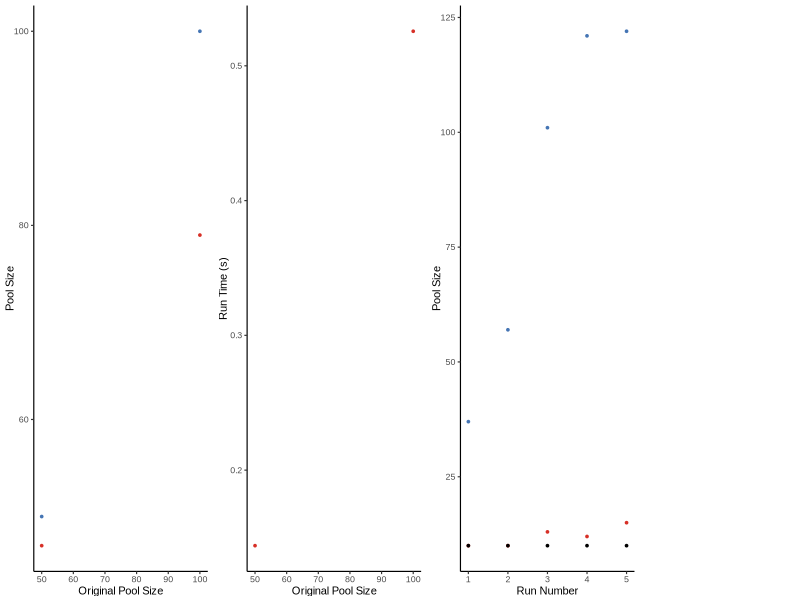
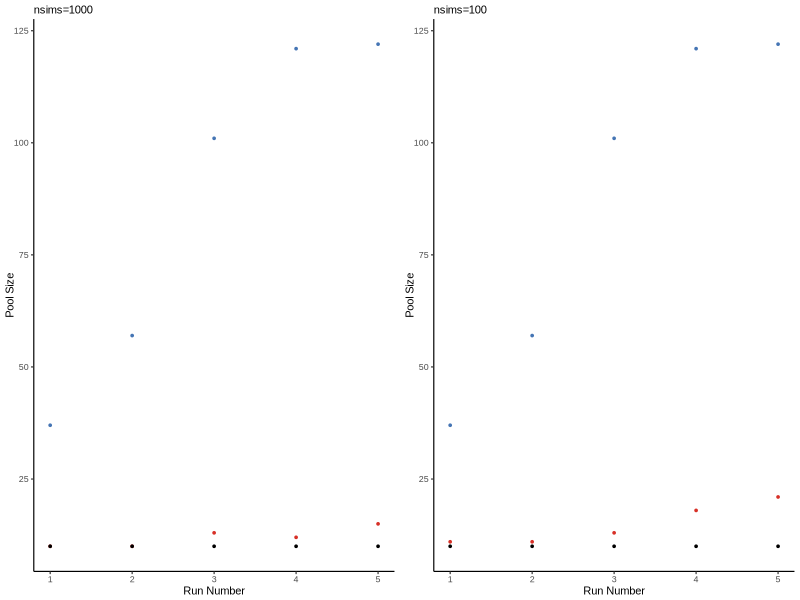

Write R code to recreate these figures, in order.

library(ggplot2)
library(readxl)
library(dplyr)


plotoligocompressor <-  function() {
  font_size=8
  font="Arial"
  line_size=.4
  point_size=0.6
  red="#d73027"
  blue="#4575b4"
  poolsizedata <- read.csv('oligo_compressor_benchmark.csv')
  poolsizedata$timeMin=poolsizedata$time/60
  recompdata <- read.csv('recompression_experiments.csv')
  recompdata <- recompdata[order(recompdata$decompressedsize), ]
  recompdata$order <- c(1:nrow(recompdata))
  recompdata$efficiency <- (recompdata$decompressedsize-recompdata$recompressedsize)/(recompdata$decompressedsize-recompdata$poolsize)
  meaneff <- mean(recompdata$efficiency)
  plot1 <- ggplot(poolsizedata)+
    ggplot2::geom_point(aes(x=poolsize,y=compressedsize),color=red,size=point_size) +
    ggplot2::geom_point(aes(x=poolsize,y=poolsize),color=blue,size=point_size)+
    ggplot2::xlab("Original Pool Size") +
    ggplot2::ylab("Pool Size") +
    ggplot2::theme_classic(base_size=font_size,base_family = font,base_line_size=line_size)
  plot2 <- ggplot(recompdata)+
    ggplot2::geom_point(aes(x=order,y=recompressedsize),color=red,size=point_size)+
    ggplot2::geom_point(aes(x=order,y=poolsize), color="black",size=point_size)+
    ggplot2::geom_point(aes(x=order,y=decompressedsize),color=blue,size=point_size)+
    ggplot2::theme_classic(base_size=font_size,base_family = font,base_line_size=line_size)+
    ggplot2::xlab("Run Number") +
    ggplot2::ylab("Pool Size") 
  
  plot3 <-  ggplot(poolsizedata)+
    ggplot2::geom_point(aes(x=poolsize,y=timeMin),color=red,size=point_size)+
    ggplot2::xlab("Original Pool Size") +
    ggplot2::ylab("Run Time (s)") +
    ggplot2::theme_classic(base_size=font_size,base_family = font,base_line_size=line_size)
  print("Mean Efficiency")
  meaneff
  cowplot::plot_grid(plot1,plot3,plot2,NULL,rel_widths = c(1,1,1,.75),nrow=1,align="vh")
  ggsave("Figure2.tiff",width=5.5,height=5.5/3.75,dpi=300,units="in")
}


plotrecompression <- function(){
  font_size=8
  font="Arial"
  line_size=.4
  point_size=0.6
  red="#d73027"
  blue="#4575b4"
  recomp1000 <- read.csv('recompression_experiments.csv')
  recomp1000 <- recomp1000[order(recomp1000$decompressedsize), ]
  recomp1000$order <- c(1:nrow(recomp1000))
  recomp1000 <- recomp1000[1:(nrow(recomp1000)), ]
  plot1 <- ggplot(recomp1000)+
    ggplot2::geom_point(aes(x=order,y=recompressedsize),color=red,size=point_size)+
    ggplot2::geom_point(aes(x=order,y=poolsize),color="black",size=point_size)+
    ggplot2::geom_point(aes(x=order,y=decompressedsize),color=blue,size=point_size)+
    ggplot2::theme_classic(base_size=font_size,base_family = font,base_line_size=line_size)+
    ggplot2::xlab("Run Number")+
    ggplot2::ylab("Pool Size")+
    ggplot2::labs(subtitle="nsims=1000")
  plot2 <- ggplot(recomp1000)+
    ggplot2::geom_point(aes(x=order,y=recompressed100),color=red,size=point_size)+
    ggplot2::geom_point(aes(x=order,y=poolsize),color="black",size=point_size)+
    ggplot2::geom_point(aes(x=order,y=decompressedsize),color=blue,size=point_size)+
    ggplot2::theme_classic(base_size=font_size,base_family = font,base_line_size=line_size)+
    ggplot2::xlab("Run Number")+
    ggplot2::ylab("Pool Size")+
    ggplot2::labs(subtitle="nsims=100")
  cowplot::plot_grid(plot1,plot2, align="h",nrow=1)
  ggsave("nsims_comparison.tiff",width=3,height=1.6,dpi=300,units="in")
}
plotoligocompressor()
plotrecompression()

